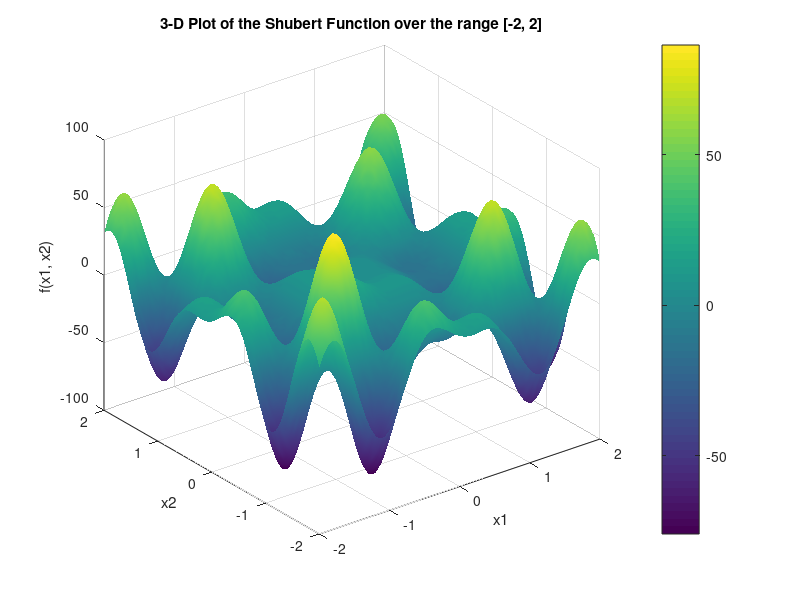

Reproduce this figure in MATLAB. (Note: this script raises an error after producing the figure.)
% clc; close all;
close all;

% Shubert function fo GA and 3D plotting over the range [-2, 2]
% Define Shubert function with elementwise operations
shufun = @(x1, x2) sum((1:5) .* cos((1:5) .* (x1 + (1:5)))) .* sum((1:5) .* cos((1:5) .* (x2 + (1:5))));

% --Shubert Function-----------------------------------

% function [y] = shubert(xx)
% xx = [x1, x2]
% x1 = xx(1); x2 = xx(2); 
% sum1 = 0; sum2 = 0; 
% for ii = 1:5
% 	new1 = ii * cos((ii+1)*x1+ii);
% 	new2 = ii * cos((ii+1)*x2+ii); 
% 	sum1 = sum1 + new1;
% 	sum2 = sum2 + new2;
% end
% y = sum1 * sum2;
% end

% ----------------------------------------------------

% Create grid for 3D plotting in the range [-2, 2]
x1_range = linspace(-2, 2, 100); % (-10, 10, 100)
x2_range = linspace(-2, 2, 100); %
[X1, X2] = meshgrid(x1_range, x2_range);

% Calculate the Shubert function values over the grid
Z = arrayfun(shufun, X1, X2);

% Plot the 3D sunface of the Shubert function
figure;
surf(X1, X2, Z);
title('3-D Plot of the Shubert Function over the range [-2, 2]');
xlabel('x1');
ylabel('x2');
zlabel('f(x1, x2)');
shading interp;
colorbar;
grid on;
%--------------------------------------------

% Now proceed to run the GA optimization
% number of variables
nvars = 2;
lb = [-2, -2]; % Lower bounds
ub = [2, 2];   % Upper bounds

% Set GA options
options = optimoptions('ga', ...
    'PopulationSize', 100, ...
    'MaxGenerations', 50, ... 
    'CrossoverFraction', 0.8, ...
    'EliteCount', 2, ...
    'PlotFcn', @gaplotbestf, ...
    'Display', 'iter');

% Run the Genetic Alogorithm solver (fitness function takes a vector input)
shufun_ga = @(x) sum((1:5) .* cos((1:5) .* (x(1) + (1:5)))) .* sum((1:5) .* cos((1:5) .* (x(2) + (1:5))));
[x, fval] = ga(shufun_ga, nvars, [], [], [], [], lb, ub, [], options);

% Display results
fprintf('Optimal solution: x1 = %f, x2 = %f\n', x(1), x(2));
fprintf('Function value at optimum: %f\n', fval);